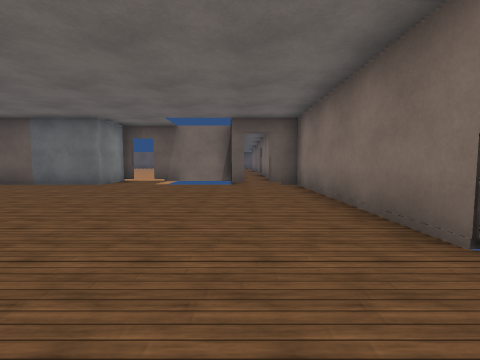
view 1 (above)

12 first-person views from a walk through a Unity game level. The camera is 1.3 m above the floor, tilts 4° down and sees 90° across. The floor is counted in squares, 2 m on a side. Each view is taken from the middle of a square. On the plan, view 1 faces up. The plan holds only what a view shows up to about 9 squares ahead; the rest is blank. The place goes on beyond the plan. Door leaves are left out, so doorways stand open. Surface patterns are stand-ins for the level's own textures.

view 2
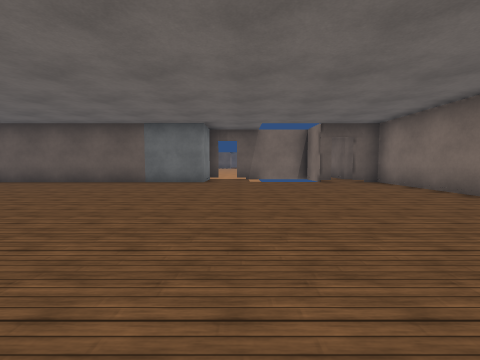

view 3
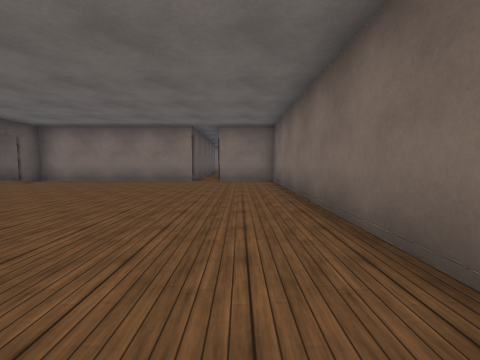

view 4
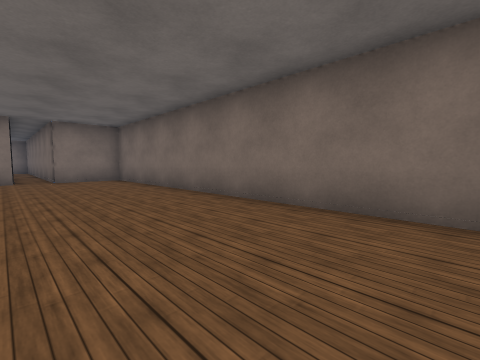

view 5
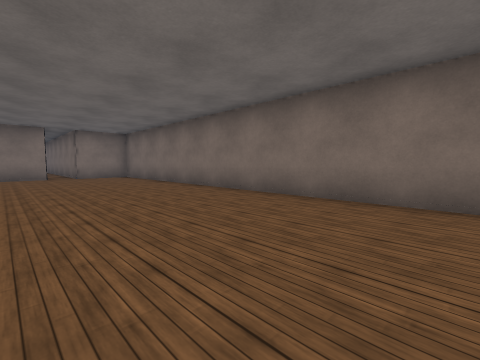

view 6
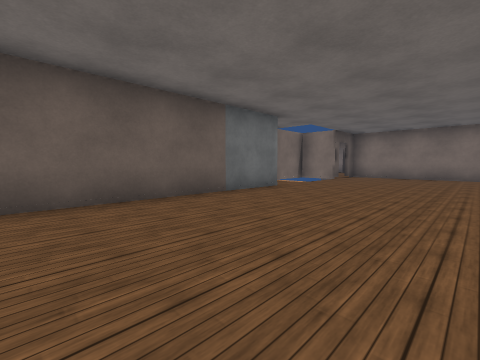

view 7
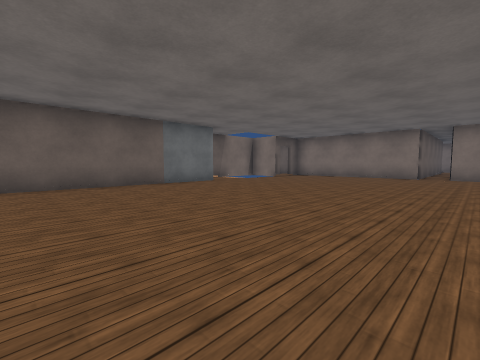

view 8
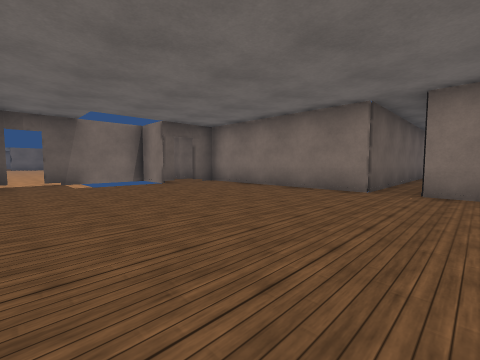

view 9
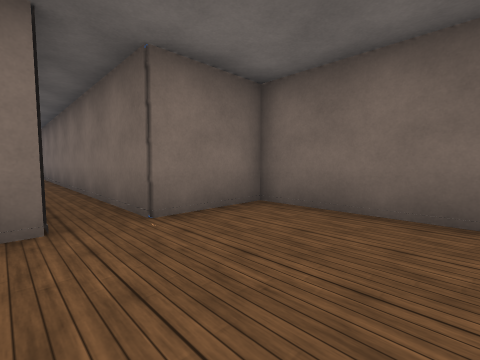

view 10
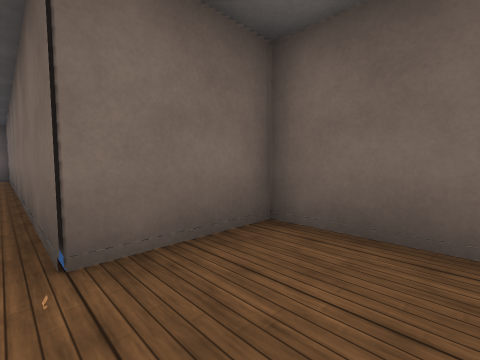

view 11
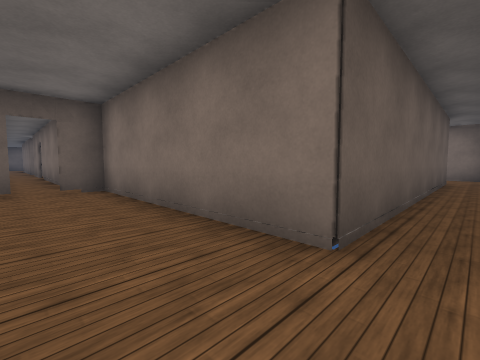

view 12
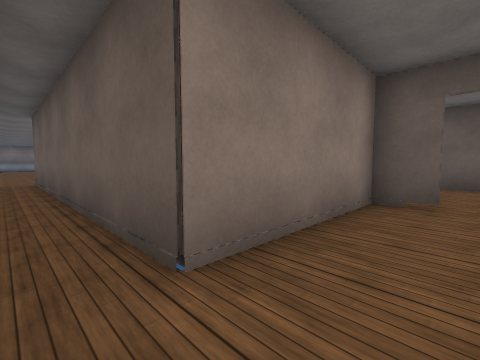

### Floor plan
Points are (right, up) in squares from view 1. A wall is a line through its corners. A room is listed if a view was taken in it or the views show most of it. See-through windows are left out.
Room 1 (views 1, 2, 3, 4, 5, 6, 7, 8, 9, 10, 11)
walls: (-3.8, 8.7) (-4.2, 8.7) (-4.2, 7.2) (-10.5, 7.2); (-10.1, -1.2) (1.7, -1.2) (1.7, 0.8); (0.2, 7.2) (-0.3, 7.2); (1.7, 1.7) (1.7, 7.2) (0.9, 7.2); (-0.3, 8.7) (-3.1, 8.7)
ways out: open door at (2, 1) to room 3; open door at (-3.5, 9); open door at (0.5, 7)
Room 2 (view 12)
walls: (10.8, 5.2) (9.8, 5.2) (9.8, 1.7); (9.4, 0.8) (11.7, 0.8) (11.7, 1.9)
ways out: open door at (10, 1) to room 3; open door at (11, 5)
Room 3 (no view inside)
walls: (9.8, 1.7) (1.7, 1.7); (1.7, 0.8) (9.4, 0.8)
ways out: open door at (2, 1) to room 1; open door at (10, 1) to room 2

Where each view was taken, in squares from view 1:
view 1: 0 up, 0 right, facing up
view 2: 1 down, 3 left, facing up
view 3: 0 up, 7 left, facing right
view 4: 2 up, 8 left, facing down-right
view 5: 3 up, 10 left, facing down-right
view 6: 3 up, 10 left, facing up-right
view 7: 0 up, 10 left, facing up-right
view 8: 0 up, 4 left, facing up-right
view 9: 2 up, 1 left, facing down-right
view 10: 1 up, 0 right, facing down-right
view 11: 1 up, 0 right, facing up-right
view 12: 1 up, 11 right, facing up-left
